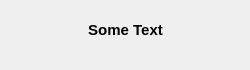
<?xml version="1.0" encoding="UTF-8"?>
<ui version="4.0">
 <class>ToastMsg</class>
 <widget class="QWidget" name="ToastMsg">
  <property name="geometry">
   <rect>
    <x>0</x>
    <y>0</y>
    <width>250</width>
    <height>70</height>
   </rect>
  </property>
  <property name="windowTitle">
   <string>Form</string>
  </property>
  <widget class="QLabel" name="label">
   <property name="geometry">
    <rect>
     <x>0</x>
     <y>20</y>
     <width>251</width>
     <height>20</height>
    </rect>
   </property>
   <property name="font">
    <font>
     <pointsize>11</pointsize>
     <bold>true</bold>
    </font>
   </property>
   <property name="text">
    <string>Some Text</string>
   </property>
   <property name="alignment">
    <set>Qt::AlignCenter</set>
   </property>
  </widget>
 </widget>
 <resources/>
 <connections/>
</ui>
